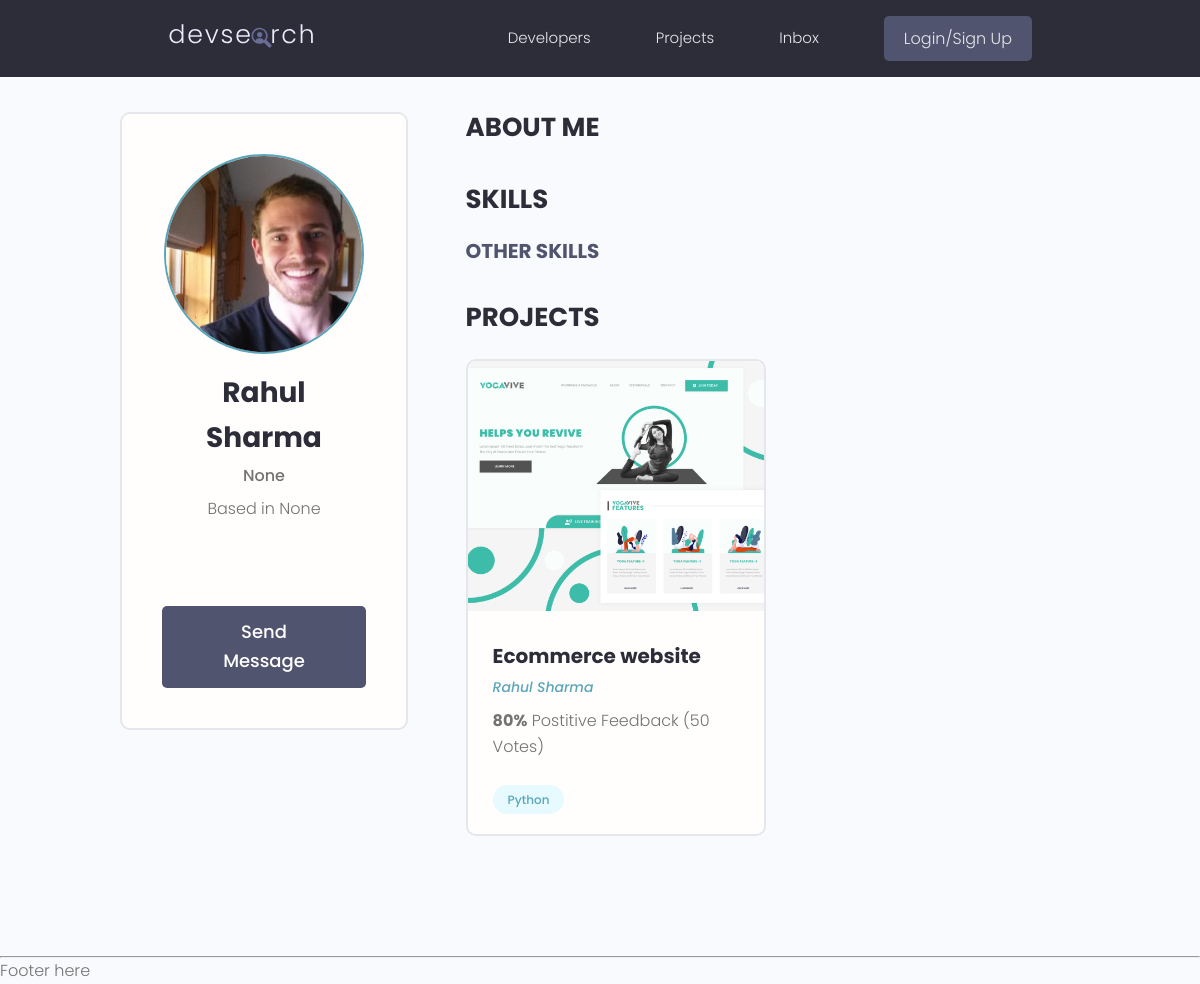
Page /profile/6dfaa9fa-f3c1-4e95-ac30-842df3ecf357 on the earlier database version.
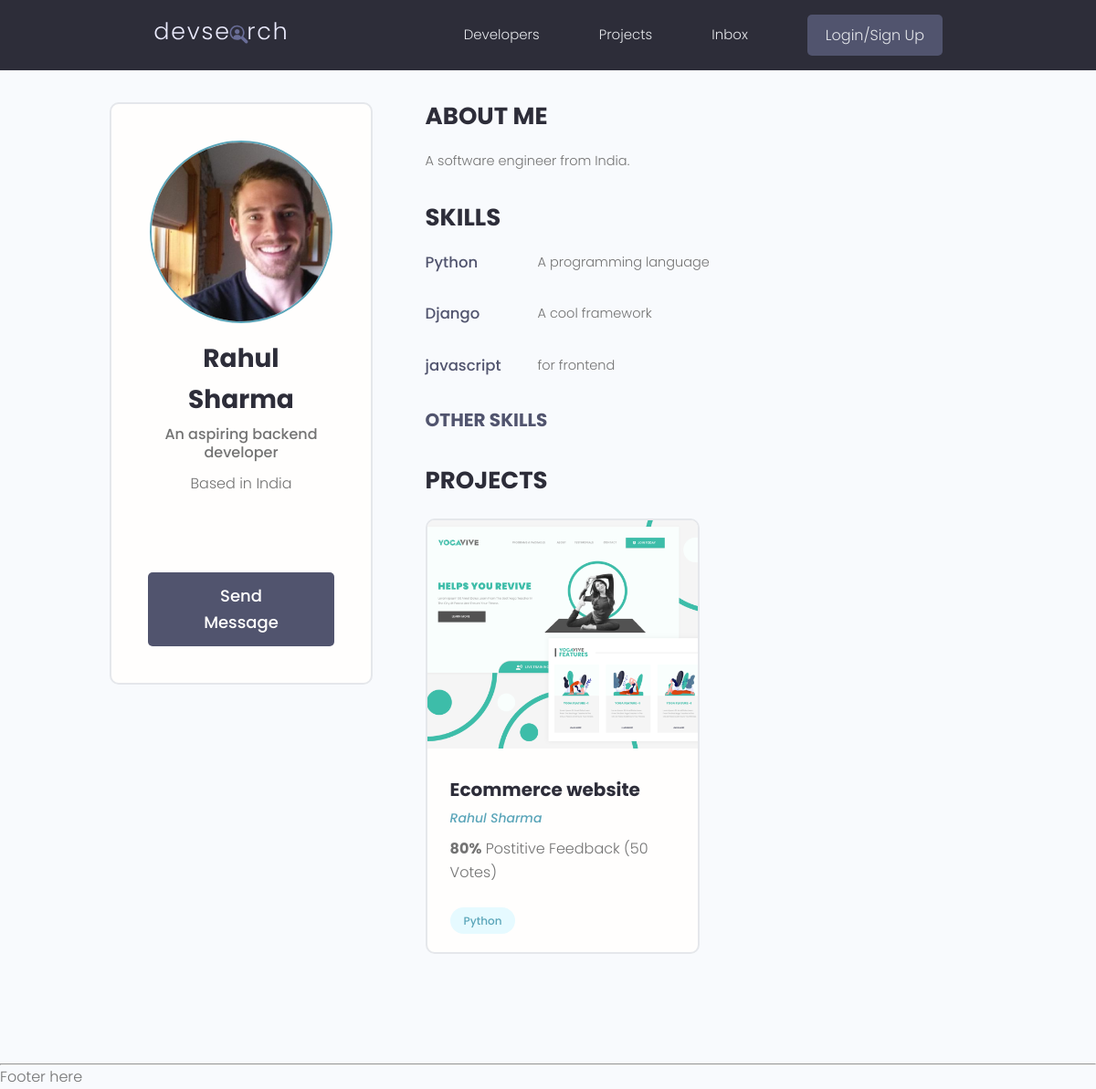
Same page on the later database version.
### users/models.py (models this page shows, shortened)
class Profile(models.Model):
    user = models.OneToOneField(
        User, on_delete=models.CASCADE, null=True, blank=True)
    name = models.CharField(max_length=200, blank=True, null=True)
    email = models.EmailField(max_length=500, blank=True, null=True)
    username = models.CharField(max_length=200, blank=True, null=True)
    location = models.CharField(max_length=200, blank=True, null=True)
    short_intro = models.CharField(max_length=200, blank=True, null=True)
    bio = models.TextField(blank=True, null=True)
    profile_image = models.ImageField(
        null=True, blank=True, upload_to='profiles/', default="profiles/user-default.png")
    social_github = models.CharField(max_length=200, blank=True, null=True)
    social_twitter = models.CharField(max_length=200, blank=True, null=True)
    social_linkedin = models.CharField(max_length=200, blank=True, null=True)
    social_youtube = models.CharField(max_length=200, blank=True, null=True)
    social_website = models.CharField(max_length=200, blank=True, null=True)
    created = models.DateTimeField(auto_now_add=True)
    id = models.UUIDField(default=uuid.uuid4, unique=True,
                          primary_key=True, editable=False)

class Skill(models.Model):
    owner = models.ForeignKey(
        Profile, on_delete=models.CASCADE, null=True, blank=True)
    name = models.CharField(max_length=200, blank=True, null=True)
    description = models.TextField(null=True, blank=True)
    created = models.DateTimeField(auto_now_add=True)
    id = models.UUIDField(default=uuid.uuid4, unique=True,
                          primary_key=True, editable=False)

### projects/models.py (models this page shows, shortened)
class Project(models.Model):
    owner = models.ForeignKey(
        Profile, null=True, blank=True, on_delete=models.CASCADE)
    title = models.CharField(max_length = 200)
    description = models.TextField(null = True, blank = True)
    featured_image = models.ImageField(null = True, blank = True, default = 'default.jpg')
    demo_link = models.CharField(max_length = 2000, null = True, blank = True)
    source_link = models.CharField(max_length = 2000, null = True, blank = True)
    tags = models.ManyToManyField('Tag', blank = True)
    vote_total = models.IntegerField(default = 0, null = True, blank = True)
    vote_ratio = models.IntegerField(default = 0, null = True, blank = True)
    created = models.DateTimeField(auto_now_add = True)
    id = models.UUIDField(default = uuid.uuid4, unique = True, primary_key = True, editable = False)

class Tag(models.Model):
    name = models.CharField(max_length = 200)
    created = models.DateTimeField(auto_now_add = True)
    id = models.UUIDField(default = uuid.uuid4, unique = True, primary_key = True, editable = False)
    def __str__(self):
        return self.name

### users/views.py (the view)
# urls.py: path('profile/<str:pk>', views.userProfiles, name="user-profile"),
def userProfiles(request, pk):
    profile = Profile.objects.get(id=pk)
    topSkills = profile.skill_set.exclude(description__exact="")
    otherSkills = profile.skill_set.filter(description="")
    context = {'profile': profile, 'topSkills': topSkills,
               "otherSkills": otherSkills}
    return render(request, 'users/user-profile.html', context)

### users/templates/users/user-profile.html (shortened to what this page needs)
{% extends 'main.html' %}
{% block content %}
<main class="profile my-md">
    <div class="container">
      <div class="layout">
        <div class="column column--1of3">
          <div class="card text-center">
            <div class="card__body dev">
              <img class="avatar avatar--xl" src="{{profile.profile_image.url}}" />
              <h2 class="dev__name">{{profile.name}}</h2>
              <p class="dev__title">{{profile.short_intro}}</p>
              <p class="dev__location">Based in {{profile.location}}</p>
              <ul class="dev__social">
              </ul>
              <a href="#" class="btn btn--sub btn--lg">Send Message </a>
            </div>
          </div>
        </div>
        <div class="column column--2of3">
          <div class="devInfo">
            <h3 class="devInfo__title">About Me</h3>
            <p class="devInfo__about">{{profile.bio}}</p>
          </div>
          <div class="devInfo">
            <h3 class="devInfo__title">Skills</h3>
            <div class="devInfo__skills">
              {% for skill in topSkills %}
              <div class="devSkill">
                <h4 class="devSkill__title">{{skill.name}}</h4>
                <p class="devSkill__info">{{skill.description}}</p>
              </div>
              {% endfor %}
              <h3 class="devInfo__subtitle">Other Skills</h3>
            </div>
          </div>
          <div class="devInfo">
            <h3 class="devInfo__title">Projects</h3>
            <div class="grid grid--two">
              {% for project in profile.project_set.all %}
              <div class="column">
                <div class="card project">
                  <a href="{% url 'project' project.id %}" class="project">
                    <img class="project__thumbnail" src="{{project.featured_image.url}}" alt="project thumbnail" />
                    <div class="card__body">
                      <h3 class="project__title">{{project.title}}</h3>
                      <p><a class="project__author" href="{% url 'user-profile' project.owner.id %}">{{project.owner.name}}</a></p>
                      <p class="project--rating">
                        <span style="font-weight: bold;">{{project.vote_ratio}}%</span> Postitive
                        Feedback ({{project.vote_total}} Vote{{project.vote_total|pluralize:"s"}})
                      </p>
                      <div class="project__tags">
                        {% for tag in project.tags.all %}
                        <span class="tag tag--pill tag--main">
                          <small>{{tag}}</small>
                        </span>
                        {% endfor %}
                      </div>
                    </div>
                  </a>
                </div>
              </div>
              {% endfor %}
            </div>
          </div>
        </div>
      </div>
    </div>
  </main>
{% endblock %}

### templates/main.html (shortened to what this page needs)
<!DOCTYPE html>
{% load static %}
<html>
  <head>
    <link
      rel="stylesheet"
      href="https://cdn.iconmonstr.com/1.3.0/css/iconmonstr-iconic-font.min.css"
    />
    <link rel="stylesheet" href="{% static 'uikit/styles/uikit.css' %}" />
    <link rel="stylesheet" href="{% static 'styles/app.css' %}" />
  </head>
  <body>
    {% include 'navbar.html' %}
    {% block content %} {% endblock content %}
    <hr />
    <p>Footer here</p>
  </body>
</html>

### templates/navbar.html (shortened to what this page needs)
{% load static %}
<header class="header">
    <div class="container container--narrow">
      <a href="{% url 'profiles' %}" class="header__logo">
        <img src="{% static 'images/logo.svg' %}" alt="DevSearch Logo" />
      </a>
      <nav class="header__nav">
        <ul class="header__menu">
          <li class="header__menuItem"><a href="">Developers</a></li>
          <li class="header__menuItem"><a href="{% url 'projects' %}">Projects</a></li>
          <li class="header__menuItem"><a href="">Inbox</a></li>
          {% if request.user.is_authenticated %}
          <li class="header__menuItem"><a href="{% url 'create-project' %}">Add Project</a></li>
          <li class="header__menuItem"><a href="{% url 'logout' %}" class="btn btn--sub">Logout</a></li>
          {% else %}
          <li class="header__menuItem"><a href="{% url 'login' %}" class="btn btn--sub">Login/Sign Up</a></li>
          {% endif %}
        </ul>
      </nav>
    </div>
  </header>

### static/styles/app.css (style rules this page uses)
:root { --color-sub: #2d2d39; }
.btn--sub { background-color: var(--color-sub-light); }
.card { border: 2px solid var(--color-light); }
img { width: 100%; }
.header { position: sticky; z-index: 111; background-color: var(--color-sub); padding: 1.5rem 0; }
.header > .container { display: flex; justify-content: space-between; align-items: center; }
.header__logo > img { height: 3.8rem; }
.header__nav > ul { display: inline-flex; align-items: center; list-style: none; gap: 6.5rem; }
.header__menuItem > a { color: var(--color-light); font-weight: 300; }
.profile .card > .dev { padding: 4rem; }
.dev__name { color: var(--color-sub); font-size: 2.8rem; font-weight: 700; margin-top: 1rem; margin-bottom: 0.5rem; }
.dev__title { font-size: 1.6rem; font-weight: 500; line-height: 1.3; }
.dev__location { margin-top: 1rem; }
.dev__social { margin: 3rem 0; list-style: none; display: flex; justify-content: center; gap: 1.5rem; }
.devInfo { margin-bottom: 3rem; }
.devInfo__title, .devInfo__subtitle { font-size: 2.6rem; color: var(--color-sub); text-transform: uppercase; font-weight: 700; margin-bottom: 1.5rem; }
.devInfo__subtitle { font-size: 2rem; color: var(--color-sub-light); }
.devInfo__about, .devSkill__info { font-size: 1.45rem; line-height: 1.7; text-align: justify; }
.devSkill { margin-bottom: 3rem; }
.devSkill__title { font-size: 1.65rem; font-weight: 500; color: var(--color-sub-light); }
@media screen and (min-width: 700px) { .devSkill { display: flex; justify-content: space-between; gap: 3rem; } }
@media screen and (min-width: 700px) { .devSkill__info { flex-basis: 80%; } }
.project__author { font-size: 1.4rem; font-style: italic; }
.project--rating { margin-bottom: 1.6em; margin-top: .5em; }
.project__thumbnail { height: 25rem; object-fit: cover; object-position: top center; }
.project__title { font-size: 2rem; font-weight: 700; color: var(--color-sub); }

### static/uikit/styles/modules/_variables.css (style rules this page uses)
:root { --color-main: #5aa5b9; --color-main-light: #e6faff; --color-sub: #3f4156; --color-sub-light: #51546e; --color-sub-lighter: #ededfd; --color-text: #737373; --color-gray: #8b8b8b; --color-light: #e5e7eb; --color-light-gray: #767676; --color-bg: #f8fafd; --color-white: #fffefd; --color-white-light: #f3f3f3; --color-success: #359e64; --color-success-bg: #def8e8; --color-error: #fc4b0b; --color-error-bg: #fff2ee; --font-base: 'Poppins', arial, helvetica, 'Segoe UI', roboto, ubuntu, sans-serif; --font-monospace: 'Fira Code', 'Courier New', courier, monospace; --font-regular: 300; --font-medium: 500; --font-bold: 700; --generic-shadow: 1px 1px 5px #00000010; --generic-transition: all 0.3s ease-in-out; }

### static/uikit/styles/modules/_base.css (style rules this page uses)
* { margin: 0; padding: 0; box-sizing: border-box; text-rendering: optimizeLegibility; color: inherit; font-size: inherit; }
html { font-size: 50%; }
@media only screen and (min-width: 480px) { html { font-size: 56.25%; } }
@media only screen and (min-width: 1200px) { html { font-size: 62.5%; } }
body { line-height: 1.6; font-weight: 400; font-size: 1.5rem; color: var(--color-text); background-color: var(--color-bg); min-height: 100vh; }

### static/uikit/styles/modules/_typography.css (style rules this page uses)
* { font-family: var(--font-base); }
h2 { font-size: 3.6rem; font-weight: var(--font-bold); }
h3 { font-size: 3.2rem; font-weight: var(--font-medium); }
h4 { font-size: 2.8rem; font-weight: var(--font-medium); }
p, span, strong { font-size: 1.6rem; color: var(--color-text); font-weight: var(--font-regular); }
a { padding-bottom: 2px; text-decoration: none; display: inline-block; color: var(--color-main); font-weight: var(--font-medium); }

### static/uikit/styles/modules/_utilities.css (style rules this page uses)
.container { width: 92%; max-width: 165rem; margin: 0 auto; box-sizing: border-box; }
.container--narrow { width: 92%; max-width: 120rem; }
@media screen and (min-width: 1000px) { .container { width: 90%; } }
@media screen and (min-width: 1000px) { .container--narrow { width: 85%; } }
@media screen and (min-width: 1200px) { .container { width: 80%; } }
@media screen and (min-width: 1200px) { .container--narrow { width: 72%; } }
.text-center { text-align: center; }
.my-md { margin: 3rem auto; }

### static/uikit/styles/modules/_avatar.css (style rules this page uses)
.avatar { border-radius: 50%; border: 2px solid var(--color-main); object-fit: cover; }
.avatar--xl { height: 20rem; width: 20rem; }

### static/uikit/styles/modules/_card.css (style rules this page uses)
.card { border-radius: 1rem; background-color: var(--color-white); border: 1.5px solid var(--color-light); width: auto; height: auto; margin-top: 0.5rem; margin-bottom: 0.5rem; overflow: hidden; }
.card__body, .card__header { padding: 2rem 2.5rem; }

Differences in the rows shown:
changed Profile "Rahul Sharma": short_intro "None" → "An aspiring backend developer"; location "None" → "India"; bio (not shown) → "A software engineer from India."
added Skill: name "Python", description "A programming language"
added Skill: name "Django", description "A cool framework"
added Skill: name "javascript", description "for frontend"
